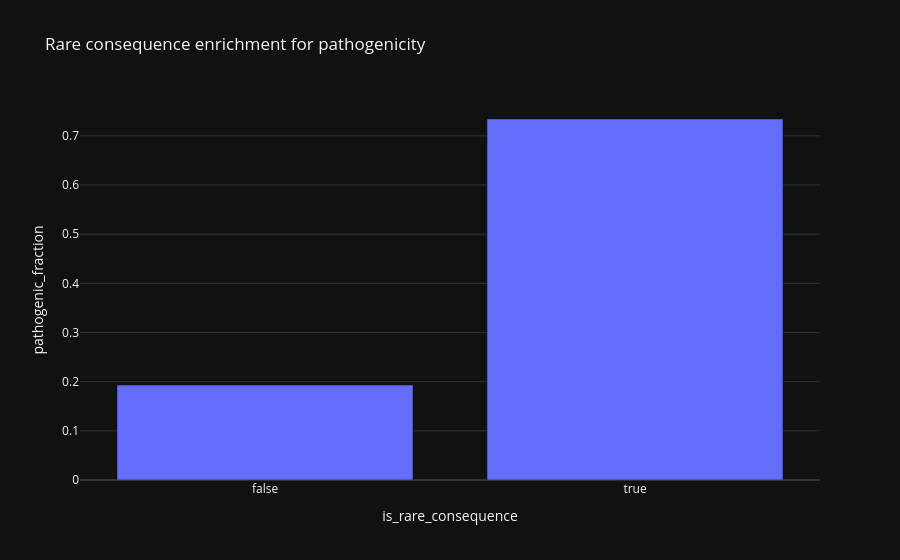

Source (notebook cell):
### Markdown cell above
## 10. 📊 rare consequence enrichment

### Code cell
counts = d['consequence'].value_counts(normalize=True)
d['is_rare_consequence'] = d['consequence'].map(counts).fillna(0) < 0.01
tbl = d.groupby('is_rare_consequence').agg(pathogenic_fraction=('pathogenic', 'mean'), n=('var_id', 'size')).reset_index()
display(tbl)
fig = px.bar(tbl, x='is_rare_consequence', y='pathogenic_fraction', hover_data=['n'], title='Rare consequence enrichment for pathogenicity')
fig.show()

### Figure 1 — Plotly figure (JSON) as saved in the notebook; plotly's stock layout.template omitted (floating-point values rounded to 4 significant figures)
{"data": [{"customdata": [[9028], [2280]], "hovertemplate": "is_rare_consequence=%{x}<br>pathogenic_fraction=%{y}<br>n=%{customdata[0]}<extra></extra>", "legendgroup": "", "marker": {"color": "#636efa", "pattern": {"shape": ""}}, "name": "", "orientation": "v", "showlegend": false, "textposition": "auto", "x": [false, true], "xaxis": "x", "y": [0.1932, 0.7342], "yaxis": "y", "type": "bar"}], "layout": {"xaxis": {"anchor": "y", "domain": [0.0, 1.0], "title": {"text": "is_rare_consequence"}}, "yaxis": {"anchor": "x", "domain": [0.0, 1.0], "title": {"text": "pathogenic_fraction"}}, "legend": {"tracegroupgap": 0}, "title": {"text": "Rare consequence enrichment for pathogenicity"}, "barmode": "relative"}}
